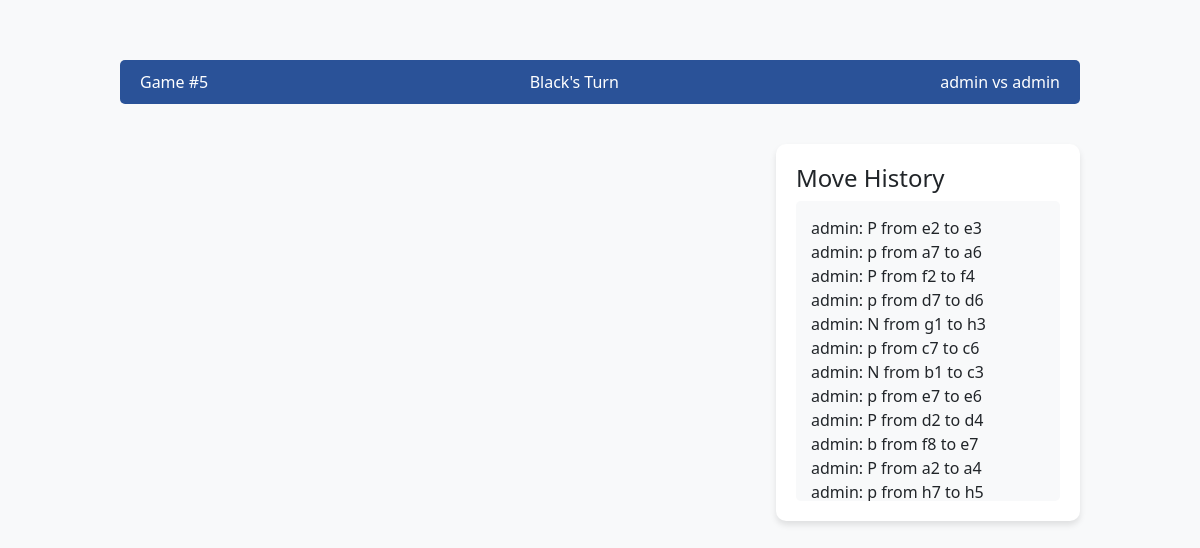
The app's page /game/5/ (signed in) with its own data.
### game/models.py (models this page shows, shortened)
class Game(models.Model):
    white_player = models.ForeignKey(User, related_name='white_games', on_delete=models.CASCADE)
    black_player = models.ForeignKey(User, related_name='black_games', on_delete=models.CASCADE)
    created_at = models.DateTimeField(auto_now_add=True)
    game_state = models.TextField(default='rnbqkbnr/pppppppp/8/8/8/8/PPPPPPPP/RNBQKBNR')
    current_turn = models.CharField(max_length=5, default='white')
    is_finished = models.BooleanField(default=False)
    winner = models.ForeignKey(User, related_name='won_games', null=True, blank=True, on_delete=models.SET_NULL)
    is_bot_game = models.BooleanField(default=False)

class Move(models.Model):
    game = models.ForeignKey(Game, related_name='moves', on_delete=models.CASCADE)
    player = models.ForeignKey(User, related_name='moves', on_delete=models.CASCADE)
    from_square = models.CharField(max_length=2)
    to_square = models.CharField(max_length=2)
    piece = models.CharField(max_length=10)
    timestamp = models.DateTimeField(auto_now_add=True)

### game/views.py (the view)
# urls.py: path('game/<int:game_id>/', views.play_game, name='play_game'),
@login_required
def play_game(request, game_id):
    game = get_object_or_404(Game, id=game_id)
    context = {
        'game': game,
        'is_player_turn': (
            (game.current_turn == 'white' and request.user == game.white_player) or
            (game.current_turn == 'black' and not game.is_bot_game)
        )
    }
    return render(request, 'game/play.html', context)

### game/templates/game/play.html (shortened to what this page needs)
<!DOCTYPE html>
<html lang="en">
<head>
    <link href="https://cdn.jsdelivr.net/npm/bootstrap@5.3.0/dist/css/bootstrap.min.css" rel="stylesheet">
    <link href="https://cdnjs.cloudflare.com/ajax/libs/chessboard-js/1.0.0/chessboard-1.0.0.min.css" rel="stylesheet">
</head>
<body class="bg-light">
    <div class="game-container">
        <div class="status-bar">
            <div class="d-flex justify-content-between align-items-center">
                <span>Game #{{ game.id }}</span>
                <span>{{ game.current_turn|title }}'s Turn</span>
                <span>{{ game.white_player.username }} vs {{ game.black_player.username }}</span>
            </div>
        </div>
        <div class="row">
            <div class="col-md-8">
            </div>
            <div class="col-md-4">
                <div class="game-info">
                    <h4>Move History</h4>
                    <div class="move-list" id="moveList">
                        {% for move in game.moves.all %}
                        <div class="move-item">
                            {{ move.player.username }}: {{ move.piece }} from {{ move.from_square }} to {{ move.to_square }}
                        </div>
                        {% endfor %}
                    </div>
                </div>
            </div>
        </div>
    </div>
</body>
</html>

### game/templates/game/play.html (style rules this page uses)
.game-container { max-width: 1000px; margin: 40px auto; padding: 20px; }
.game-info { background: white; border-radius: 10px; padding: 20px; margin: 20px 0; box-shadow: 0 4px 6px rgba(0, 0, 0, 0.1); }
.move-list { height: 300px; overflow-y: auto; padding: 15px; background: #f8f9fa; border-radius: 5px; }
.status-bar { background: #2a5298; color: white; padding: 10px 20px; border-radius: 5px; margin-bottom: 20px; }

### records on screen
Game: id "5", current_turn "Black", white_player.username "admin", black_player.username "admin"
Move: player.username "admin", piece "P", from_square "e2", to_square "e3"
Move: player.username "admin", piece "p", from_square "a7", to_square "a6"
Move: player.username "admin", piece "P", from_square "f2", to_square "f4"
Move: player.username "admin", piece "p", from_square "d7", to_square "d6"
Move: player.username "admin", piece "N", from_square "g1", to_square "h3"
Move: player.username "admin", piece "p", from_square "c7", to_square "c6"
Move: player.username "admin", piece "N", from_square "b1", to_square "c3"
Move: player.username "admin", piece "p", from_square "e7", to_square "e6"
Move: player.username "admin", piece "P", from_square "d2", to_square "d4"
Move: player.username "admin", piece "b", from_square "f8", to_square "e7"
Move: player.username "admin", piece "P", from_square "a2", to_square "a4"
Move: player.username "admin", piece "p", from_square "h7", to_square "h5"
